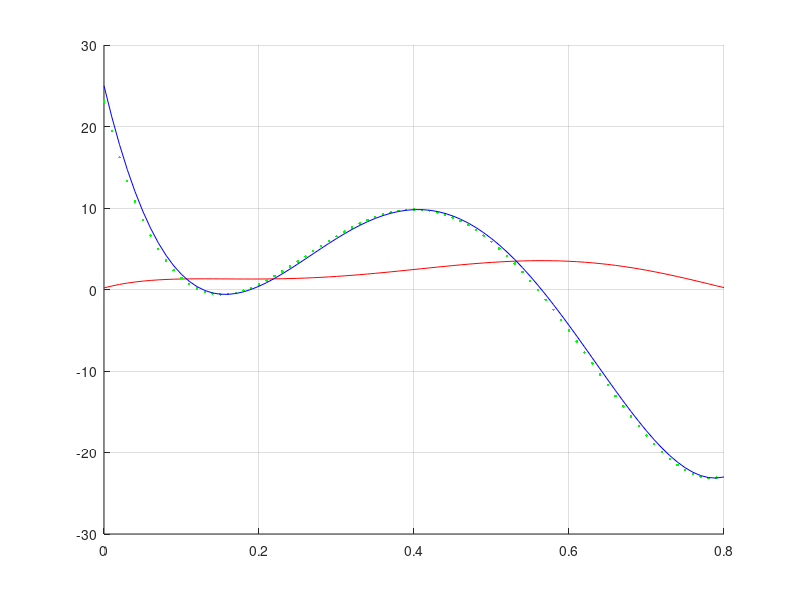

Here is the MATLAB script that generated this plot: (Note: this script raises an error after producing the figure.)
%% Exercise 03

x = 0:0.01:0.8;
y = 0.2 + 25*x - 200*x.^2 + 675*x.^3 - 900*x.^4 + 400*x.^5;
f = @(x) 0.2 + 25*x - 200*x.^2 + 675*x.^3 - 900*x.^4 + 400*x.^5;
df = @(x) 25 - 400*x + 2025*x.^2 - 3600*x.^3 + 2000*x.^4;

Q = diff(f(x))./diff(x);

hold on
grid on
plot(x, f(x), 'r-');
plot(x(1:length(Q)), Q, 'g.');

plot(x, df(x), 'b-');

p = 15;
d_forward = forward(y, x, p);
plot(x(p), d_forward, 'r*');

d_backward = backward(y, x, p);
plot(x(p), d_backward, 'b*');

d_central = central(y, x, p);
plot(x(p), d_central, 'g*');

function d = forward(y, x, p)
    d = (y(p+1) - y(p)) / (x(p+1) - x(p));
end

function d = backward(y, x, p)
    d = (y(p) - y(p-1)) / (x(p) - x(p-1));
end

function d = central(y, x, p)
    d = (y(p+1) - y(p-1)) / (x(p+1) - x(p-1));
end
